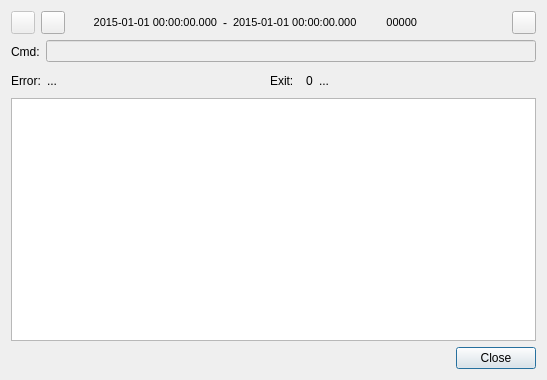
<?xml version="1.0" encoding="UTF-8"?>
<ui version="4.0">
 <class>CommandOutputDialog</class>
 <widget class="QDialog" name="CommandOutputDialog">
  <property name="geometry">
   <rect>
    <x>0</x>
    <y>0</y>
    <width>547</width>
    <height>380</height>
   </rect>
  </property>
  <property name="font">
   <font>
    <family>Liberation Sans</family>
    <pointsize>9</pointsize>
   </font>
  </property>
  <property name="windowTitle">
   <string>Command output</string>
  </property>
  <property name="windowIcon">
   <iconset resource="../resources/res.qrc">
    <normaloff>:/sdrangel_icon.png</normaloff>:/sdrangel_icon.png</iconset>
  </property>
  <layout class="QVBoxLayout" name="verticalLayout">
   <item>
    <layout class="QHBoxLayout" name="processLayout">
     <item>
      <widget class="QToolButton" name="runningState">
       <property name="enabled">
        <bool>false</bool>
       </property>
       <property name="toolTip">
        <string>Running state icon</string>
       </property>
       <property name="text">
        <string/>
       </property>
       <property name="icon">
        <iconset resource="../resources/res.qrc">
         <normaloff>:/stop.png</normaloff>
         <normalon>:/play.png</normalon>:/stop.png</iconset>
       </property>
       <property name="checkable">
        <bool>true</bool>
       </property>
      </widget>
     </item>
     <item>
      <widget class="QToolButton" name="processRefresh">
       <property name="toolTip">
        <string>Refresh data</string>
       </property>
       <property name="text">
        <string/>
       </property>
       <property name="icon">
        <iconset resource="../resources/res.qrc">
         <normaloff>:/recycle.png</normaloff>:/recycle.png</iconset>
       </property>
       <property name="checkable">
        <bool>true</bool>
       </property>
      </widget>
     </item>
     <item>
      <widget class="QLabel" name="startTime">
       <property name="minimumSize">
        <size>
         <width>146</width>
         <height>0</height>
        </size>
       </property>
       <property name="font">
        <font>
         <pointsize>8</pointsize>
        </font>
       </property>
       <property name="toolTip">
        <string>Start time of last execution</string>
       </property>
       <property name="text">
        <string>2015-01-01 00:00:00.000</string>
       </property>
       <property name="alignment">
        <set>Qt::AlignRight|Qt::AlignTrailing|Qt::AlignVCenter</set>
       </property>
      </widget>
     </item>
     <item>
      <widget class="QLabel" name="timeMidLabel">
       <property name="text">
        <string>-</string>
       </property>
      </widget>
     </item>
     <item>
      <widget class="QLabel" name="endTime">
       <property name="minimumSize">
        <size>
         <width>146</width>
         <height>0</height>
        </size>
       </property>
       <property name="font">
        <font>
         <pointsize>8</pointsize>
        </font>
       </property>
       <property name="toolTip">
        <string>End time of last execution</string>
       </property>
       <property name="text">
        <string>2015-01-01 00:00:00.000</string>
       </property>
      </widget>
     </item>
     <item>
      <widget class="QLabel" name="processPid">
       <property name="minimumSize">
        <size>
         <width>32</width>
         <height>0</height>
        </size>
       </property>
       <property name="font">
        <font>
         <pointsize>8</pointsize>
        </font>
       </property>
       <property name="toolTip">
        <string>Process PID</string>
       </property>
       <property name="text">
        <string>00000</string>
       </property>
       <property name="alignment">
        <set>Qt::AlignRight|Qt::AlignTrailing|Qt::AlignVCenter</set>
       </property>
      </widget>
     </item>
     <item>
      <spacer name="horizontalSpacer">
       <property name="orientation">
        <enum>Qt::Horizontal</enum>
       </property>
       <property name="sizeHint" stdset="0">
        <size>
         <width>40</width>
         <height>20</height>
        </size>
       </property>
      </spacer>
     </item>
     <item>
      <widget class="QToolButton" name="processKill">
       <property name="toolTip">
        <string>Kill the process (SIGKILL)</string>
       </property>
       <property name="text">
        <string/>
       </property>
       <property name="icon">
        <iconset resource="../resources/res.qrc">
         <normaloff>:/kill.png</normaloff>:/kill.png</iconset>
       </property>
       <property name="checkable">
        <bool>true</bool>
       </property>
      </widget>
     </item>
    </layout>
   </item>
   <item>
    <layout class="QHBoxLayout" name="commandLayout">
     <item>
      <widget class="QLabel" name="commandLabel">
       <property name="minimumSize">
        <size>
         <width>0</width>
         <height>23</height>
        </size>
       </property>
       <property name="text">
        <string>Cmd:</string>
       </property>
      </widget>
     </item>
     <item>
      <widget class="QLineEdit" name="commandText">
       <property name="enabled">
        <bool>false</bool>
       </property>
       <property name="toolTip">
        <string>Command that was executed</string>
       </property>
      </widget>
     </item>
    </layout>
   </item>
   <item>
    <layout class="QHBoxLayout" name="errorExitLayout">
     <item>
      <widget class="QLabel" name="errorLabel">
       <property name="minimumSize">
        <size>
         <width>0</width>
         <height>23</height>
        </size>
       </property>
       <property name="text">
        <string>Error:</string>
       </property>
      </widget>
     </item>
     <item>
      <widget class="QLabel" name="errorText">
       <property name="sizePolicy">
        <sizepolicy hsizetype="Expanding" vsizetype="Preferred">
         <horstretch>0</horstretch>
         <verstretch>0</verstretch>
        </sizepolicy>
       </property>
       <property name="toolTip">
        <string>Process error status</string>
       </property>
       <property name="text">
        <string>...</string>
       </property>
      </widget>
     </item>
     <item>
      <widget class="QLabel" name="exitLabel">
       <property name="minimumSize">
        <size>
         <width>30</width>
         <height>23</height>
        </size>
       </property>
       <property name="text">
        <string>Exit:</string>
       </property>
      </widget>
     </item>
     <item>
      <widget class="QLabel" name="exitCode">
       <property name="sizePolicy">
        <sizepolicy hsizetype="Minimum" vsizetype="Preferred">
         <horstretch>0</horstretch>
         <verstretch>0</verstretch>
        </sizepolicy>
       </property>
       <property name="toolTip">
        <string>Return code</string>
       </property>
       <property name="text">
        <string>0</string>
       </property>
      </widget>
     </item>
     <item>
      <widget class="QLabel" name="exitText">
       <property name="sizePolicy">
        <sizepolicy hsizetype="Expanding" vsizetype="Preferred">
         <horstretch>0</horstretch>
         <verstretch>0</verstretch>
        </sizepolicy>
       </property>
       <property name="toolTip">
        <string>Process exit status</string>
       </property>
       <property name="text">
        <string>...</string>
       </property>
      </widget>
     </item>
    </layout>
   </item>
   <item>
    <widget class="QPlainTextEdit" name="logEdit">
     <property name="enabled">
      <bool>true</bool>
     </property>
     <property name="font">
      <font>
       <family>Monospace</family>
      </font>
     </property>
     <property name="toolTip">
      <string>Output log (stdout + stderr)</string>
     </property>
     <property name="readOnly">
      <bool>true</bool>
     </property>
    </widget>
   </item>
   <item>
    <widget class="QDialogButtonBox" name="buttonBox">
     <property name="orientation">
      <enum>Qt::Horizontal</enum>
     </property>
     <property name="standardButtons">
      <set>QDialogButtonBox::Close</set>
     </property>
    </widget>
   </item>
  </layout>
 </widget>
 <tabstops>
  <tabstop>buttonBox</tabstop>
 </tabstops>
 <resources>
  <include location="../resources/res.qrc"/>
 </resources>
 <connections>
  <connection>
   <sender>buttonBox</sender>
   <signal>accepted()</signal>
   <receiver>CommandOutputDialog</receiver>
   <slot>accept()</slot>
   <hints>
    <hint type="sourcelabel">
     <x>257</x>
     <y>194</y>
    </hint>
    <hint type="destinationlabel">
     <x>157</x>
     <y>203</y>
    </hint>
   </hints>
  </connection>
  <connection>
   <sender>buttonBox</sender>
   <signal>rejected()</signal>
   <receiver>CommandOutputDialog</receiver>
   <slot>reject()</slot>
   <hints>
    <hint type="sourcelabel">
     <x>314</x>
     <y>194</y>
    </hint>
    <hint type="destinationlabel">
     <x>286</x>
     <y>203</y>
    </hint>
   </hints>
  </connection>
 </connections>
</ui>
